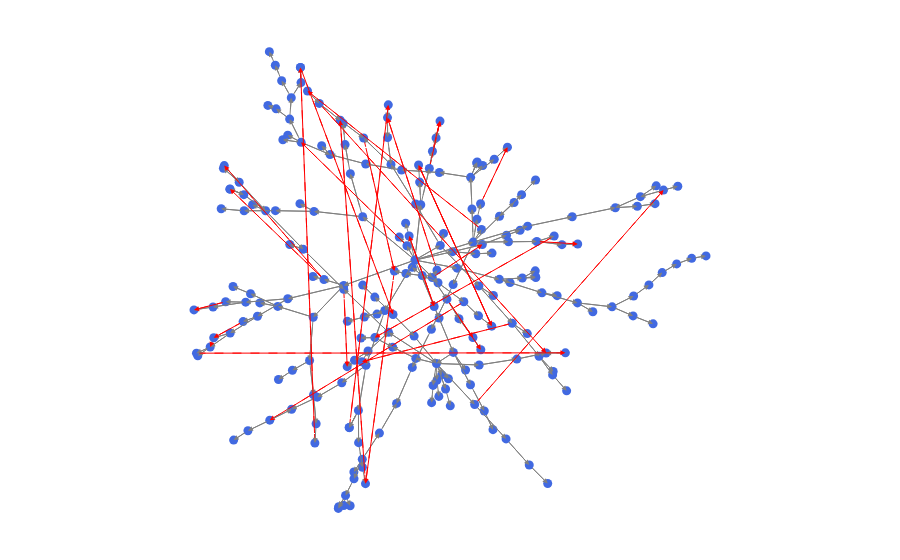

Notebook cell for this chart:
### Code cell
import plotly.graph_objects as go
# Draw tree edges and non-tree edges separately.
tree_pairs = {frozenset(edge) for edge in T.edges()}
edge_groups = {
    "tree": {"x": [], "y": []},
    "extra": {"x": [], "y": []},
}

for u, v in G.edges():
    group = "tree" if frozenset((u, v)) in tree_pairs else "extra"
    x0, y0 = pos[u]
    x1, y1 = pos[v]
    edge_groups[group]["x"].extend([x0, x1, None])
    edge_groups[group]["y"].extend([y0, y1, None])

fig = go.Figure()

for group, color, dash in [
    ("tree", "gray", "solid"),
    ("extra", "red", "dash"),
]:
    fig.add_trace(go.Scatter(
        x=edge_groups[group]["x"],
        y=edge_groups[group]["y"],
        mode="lines",
        line=dict(color=color, width=1, dash=dash),
        hoverinfo="skip",
        showlegend=False,
    ))

# Add directional arrowheads.
for u, v in G.edges():
    x0, y0 = pos[u]
    x1, y1 = pos[v]
    is_extra = frozenset((u, v)) not in tree_pairs
    fig.add_annotation(
        x=x1, y=y1, ax=x0, ay=y0,
        xref="x", yref="y", axref="x", ayref="y",
        showarrow=True, arrowhead=2, arrowsize=1, arrowwidth=1,
        arrowcolor="red" if is_extra else "gray",
    )

nodes = list(G.nodes())
fig.add_trace(go.Scatter(
    x=[pos[n][0] for n in nodes],
    y=[pos[n][1] for n in nodes],
    mode="markers",
    text=[G.nodes[n].get("label", str(n)) for n in nodes],
    textposition="top center",
    marker=dict(size=9, color="royalblue"),
    hoverinfo="text",
    showlegend=False,
))

fig.update_layout(
    template="plotly_white",
    xaxis=dict(visible=False, scaleanchor="y"),
    yaxis=dict(visible=False),
    margin=dict(l=20, r=20, t=20, b=20),
)
fig.show()
